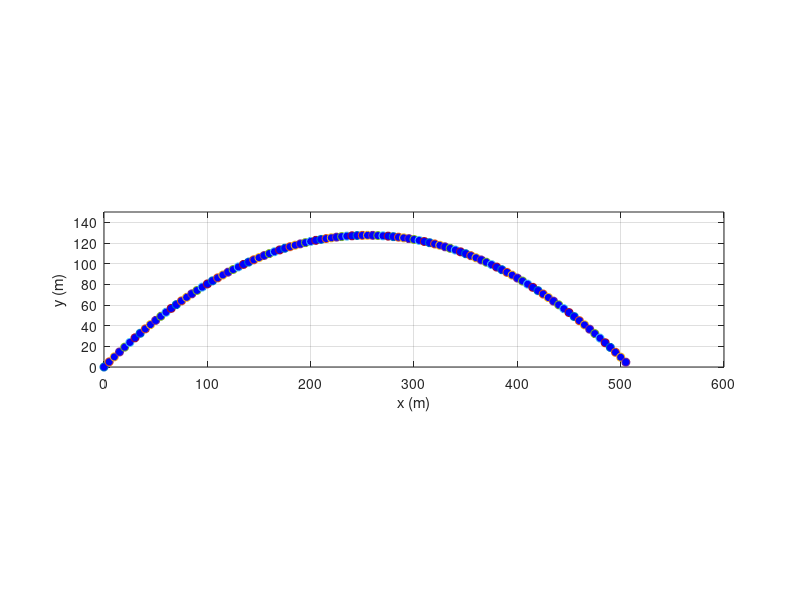

Reproduce this figure in MATLAB.
% projectile.m
% animates the path of a projectile

clear variables; close all; clc

t = 0:0.1:15; % [s] vector of times
vx0 = 50;     % [m/s] initial velocity in the x-direction
vy0 = 50;     % [m/s] initial velocity in the y-direction
g = 9.81;     % [m/s^2] acceleration of gravity

% open plot window without placing anything yet
figure

set(gcf, 'Position', [50 50 1200 500])

for i = 1:length(t)
    x = vx0 * t(i);
    y = vy0 * t(i) - 0.5 * g * t(i) ^ 2;
    plot(x, y, 'o', 'MarkerFaceColor','b')

    axis equal
    xlabel('x (m)'); xlim([0 600])
    ylabel('y (m)'); ylim([0 150])
    grid on

    % enable drawnow to see animation, enable hold on/off to see static
    % plot
    drawnow
    hold on
end
%hold off